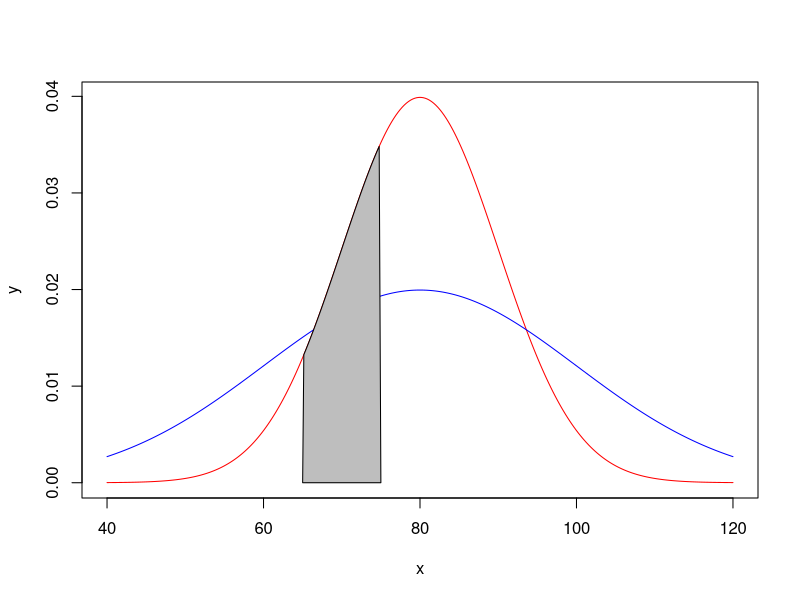

The R script that drew this image:
# Normal Distribution mean=80, sd=10
x <- seq(40, 120, length=300) # 40~120까지 300개의 수를 쪼갬(간격 동일)
x
y <- dnorm(x, mean=80, sd=10) # 
y
plot(x,y, type="l", col="red")
lines(x, dnorm(x, mean=80, sd=20), col="blue")

# a. probability between 65~75
x2 <- x[which(x>=65 & x<=75)]
y2 <- dnorm(x2, mean=80, sd=10)
# 다각형을 그리는 함수
polygon(c(65,x2,75), c(0,y2,0), col="grey") # 65~75 사이

pnorm # 안의 percentage(넓이)
qnorm # 넓이에 따른 x값을 보여줌
dnorm # x값에 따른 y값을 보여줌
rnorm # 난수 발생

# a. solution
a <- pnorm(75, mean=80, sd=10) # 75 까지의 확률 : 0.3085375
b <- pnorm(65, mean=80, sd=10) # 65 까지의 확률 : 0.0668072
a-b  # 65~75 넓이 : 0.2417303


# b. probability of over 92
pnorm(92, mean=80, sd=10) # 92 까지의 넓이 : 0.8849303
pnorm(92, mean=80, sd=10, lower.tail=T) # 92 까지의 확률 : 0.8849303

# b. solution
# 확률의 전체 합은 1이기에
1 - pnorm(92, mean=80, sd=10) # 92이상의 확률 : 0.1150697
pnorm(92, mean=80, sd=10, lower.tail=F) # 92이상의 확률 : 0.1150697


# c. probability of less than 68
pnorm(68, mean=80, sd=10) # 68 이하의 확률 : 0.1150697
# 92 확률과 대칭. 80+12 = 92, 80-12 = 68


# d. cutoff that separates the bottom 30%
qnorm(0.3, mean=80, sd=10) # 확률이 30%인 x의 값 : 74.75599
pnorm(74.75599, mean=80, sd=10) # 74.75599까지의 확률 : 0.2999998


# e. 80% percentile
qnorm(0.8, mean=80, sd=10) # 확률이 80%인 x의 값 : 88.41621
pnorm(88.41621, mean=80, sd=10)  # 88.41621까지의 확률 : 0.799999999


# f. cutoffs that contain the middle 60%
# 좌우 대칭이기에 하위 20%, 상위 80%를 자르면 된다.
c <- qnorm(0.2, mean=80, sd=10) # 71.58379
d <- qnorm(0.8, mean=80, sd=10) # 88.41621
pnorm(d, mean=80, sd=10)-pnorm(c, mean=80, sd=10) # 0.6
# 71.58379 ~ 88.41621
80-c # 8.416212
80-d # -8.416212

